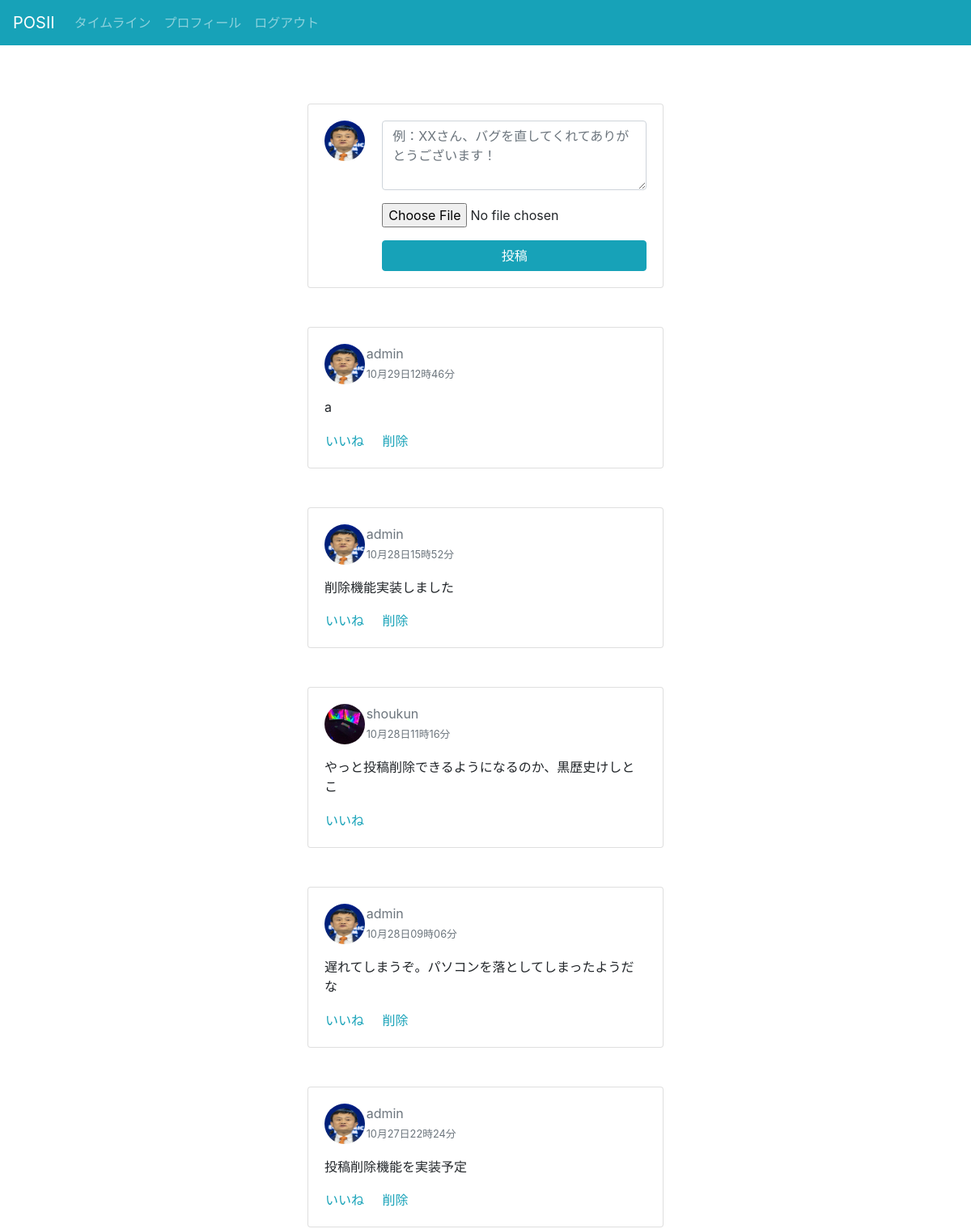
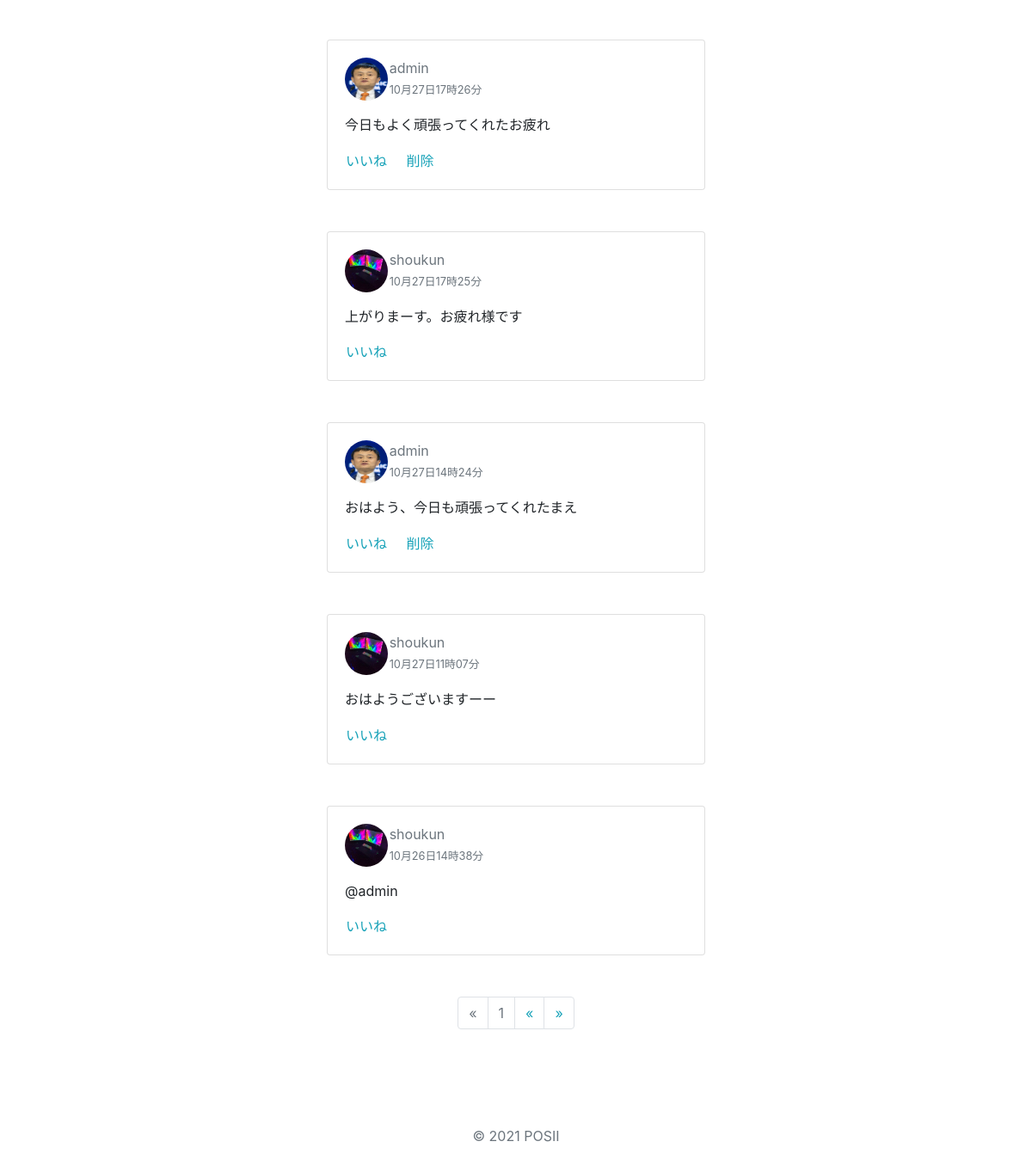
The app's page / (signed in) with its own data (2 pictures, top to bottom).
### accounts/models.py (models this page shows)
class CustomUser(AbstractUser):
    description = models.TextField(verbose_name='プロフィール', null=True, blank=True)
    photo = models.ImageField(verbose_name='写真', blank=True, null=True, upload_to='images/')
    thumbnail = ImageSpecField(source='photo', processors=[ResizeToFill(256, 256)], format='JPEG', options={'quality': 60})
    class Meta:
        verbose_name_plural = 'CustomUser'

### timeline/models.py (models this page shows)
class Post(models.Model):
    author = models.ForeignKey('accounts.CustomUser', on_delete=models.CASCADE)
    text = models.TextField(verbose_name='本文')
    photo = models.ImageField(verbose_name='写真', blank=True, null=True, upload_to='images/')
    post_photo = ImageSpecField(source='photo',processors=[ResizeToFill(1080,1080)],format='JPEG',options={'quality':60})
    created_at = models.DateTimeField(auto_now_add=True, blank=True)
    def get_like(self):
        likes = Like.objects.filter(post=self)
        return [like.user for like in likes]

### timeline/views.py (the view)
class IndexView(LoginRequiredMixin, generic.ListView):
    template_name='index.html'
    paginate_by = 10
    def get_queryset(self):
        posts = Post.objects.order_by('-created_at')
        return posts

### timeline/templates/index.html (shortened to what this page needs)
{% extends 'base.html' %}
{% load static %}
{% block contents %}
<div class="card mb-5 text-left">
    <div class="card-body">
        <div class="row">
            <div class="col-2">
                <img src="{% if user.thumbnail %}{{ user.thumbnail.url }}{% else %}{% static 'images/no_photo.png' %}{% endif %}" class="rounded-circle post-photo">
            </div>
            <div class="col-10">
                <form method="post" action="{% url 'timeline:create' %}" enctype="multipart/form-data">
                    <div class="form-group">
                        <textarea name="text" id="exampleFormControlTextarea1" cols="30" rows="3" class="form-control" placeholder="例：XXさん、バグを直してくれてありがとうございます！"></textarea>
                    </div>
                    <div class="form-group mt-1">
                        <input type="file" class="form-control-file" id="exampleFormControlFile1" name="photo">
                    </div>
                    <button class="btn btn-info btn-block" type="submit">投稿</button>
                </form>
            </div>
        </div>
    </div>
</div>
{% for post in object_list %}
<div class="card mb-5 text-left">
    <div class="card-body">
        <div class="row">
            <div class="col-1">
                <a href="{% url 'accounts:detail' post.author.id %}"><img src="{% if post.author.thumbnail %}{{ post.author.thumbnail.url }}{% else %}{% static 'images/no_photo.png' %}{% endif %}" class="rounded-circle profile-post-photo"></a>
            </div>
            <div class="col-10 ml-3">
                <a href="{% url 'accounts:detail' post.author.id %}" class="text-secondary">{{ post.author }}</a><br>
                <small class="text-muted">{{ post.created_at|date:'n月j日H時i分' }}</small>
            </div>
        </div>
        <p class="card-text mt-2">{{ post.text|linebreaks }}</p>
        <button class="btn btn-link p-0 {% if user in post.get_like %}disabledpost-liked text-secondary{% else %}post-like text-info{% endif %}" id="post-like-{{ post.id }}" data-id="{{ post.id }}">いいね</button>
        {% if post.author.id == user.id %}
        <form method="post" action="{% url 'timeline:delete' post.id %}" class="d-inline">
            <button class="btn btn-link text-info p-0 ml-3" type="submit" onclick='return confirm("この投稿を本当に削除しますか？");'>削除</button>
        </form>
        {% endif %}
    </div>
</div>
{% endfor %}
<nav>
    <ul class="pagination justify-content-center">
        {% if page_obj.has_previous %}
        <li class="page-item">
            <a href="?page={{ page_obj.previous_page_number }}" class="page-link text-info" tabindex="-1">&laquo;</a>
        </li>
        {% else %}
        <li class="page-item disabled"><span class="page-link">&laquo;</span></li>
        {% endif %}
        {% for i in page_obj.paginator.page_range %}
        {% if page_obj.number == i %}
        <li class="page-item disabled"><span class="page-link">{{ i }}</span></li>
        {% else %}
        <li class="page-item"><a href="?page={{ i }}" class="page-link text-info">&laquo;</a></li>
        {% endif %}
        {% endfor %}
        {% if page_obj.has_next %}
        <li class="page-item">
            <a href="?page={{ page_obj.next_page_number }}" class="page-link text-info">&raquo;</a>
        </li>
        {% else %}
        <li class="page-item disabled">
            <span class="page-link">&raquo;</span>
        </li>
        {% endif %}
    </ul>
</nav>
{% endblock %}

### static/css/style.css (style rules this page uses)
body { padding-top: 5rem; }
.post-photo { width: 50px; height: 50px; }
.form-group { word-break: break-all; }
.profile-post-photo { width: 50px; height: 50px; }

### records on screen
CustomUser: photo (picture)
Post: author.photo (picture), author "admin", created_at "10月29日12時46分", text "a", shows "削除"
Post: author.photo (picture), author "admin", created_at "10月28日15時52分", text "削除機能実装しました"
Post: author.photo (picture), author "shoukun", created_at "10月28日11時16分", text "やっと投稿削除できるようになるのか、黒歴史けしとこ"
Post: author.photo (picture), author "admin", created_at "10月28日09時06分", text "遅れてしまうぞ。パソコンを落としてしまったようだな", shows "削除"
Post: author.photo (picture), author "admin", created_at "10月27日22時24分", text "投稿削除機能を実装予定"
Post: author.photo (picture), author "admin", created_at "10月27日17時26分", text "今日もよく頑張ってくれたお疲れ", shows "削除"
Post: author.photo (picture), author "shoukun", created_at "10月27日17時25分", text "上がりまーす。お疲れ様です"
Post: author.photo (picture), author "admin", created_at "10月27日14時24分", text "おはよう、今日も頑張ってくれたまえ", shows "削除"
Post: author.photo (picture), author "shoukun", created_at "10月27日11時07分", text "おはようございますーー"
Post: author.photo (picture), author "shoukun", created_at "10月26日14時38分", text "@admin"

### other values on screen
{{ i }} "1"
